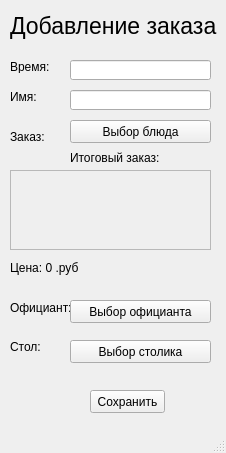
<?xml version="1.0" encoding="UTF-8"?>
<ui version="4.0">
 <class>MainWindow</class>
 <widget class="QMainWindow" name="MainWindow">
  <property name="geometry">
   <rect>
    <x>0</x>
    <y>0</y>
    <width>226</width>
    <height>453</height>
   </rect>
  </property>
  <property name="windowTitle">
   <string>MainWindow</string>
  </property>
  <widget class="QWidget" name="centralwidget">
   <widget class="QLabel" name="label_3">
    <property name="geometry">
     <rect>
      <x>10</x>
      <y>300</y>
      <width>61</width>
      <height>16</height>
     </rect>
    </property>
    <property name="text">
     <string>Официант:</string>
    </property>
   </widget>
   <widget class="QPushButton" name="pushButton_3">
    <property name="geometry">
     <rect>
      <x>90</x>
      <y>390</y>
      <width>75</width>
      <height>23</height>
     </rect>
    </property>
    <property name="text">
     <string>Сохранить</string>
    </property>
   </widget>
   <widget class="QLabel" name="label">
    <property name="geometry">
     <rect>
      <x>10</x>
      <y>10</y>
      <width>231</width>
      <height>31</height>
     </rect>
    </property>
    <property name="font">
     <font>
      <pointsize>17</pointsize>
     </font>
    </property>
    <property name="text">
     <string>Добавление заказа</string>
    </property>
   </widget>
   <widget class="QPushButton" name="pushButton">
    <property name="geometry">
     <rect>
      <x>70</x>
      <y>300</y>
      <width>141</width>
      <height>23</height>
     </rect>
    </property>
    <property name="text">
     <string>Выбор официанта</string>
    </property>
   </widget>
   <widget class="QPushButton" name="pushButton_2">
    <property name="geometry">
     <rect>
      <x>70</x>
      <y>340</y>
      <width>141</width>
      <height>23</height>
     </rect>
    </property>
    <property name="text">
     <string>Выбор столика</string>
    </property>
   </widget>
   <widget class="QLabel" name="label_4">
    <property name="geometry">
     <rect>
      <x>10</x>
      <y>340</y>
      <width>47</width>
      <height>13</height>
     </rect>
    </property>
    <property name="text">
     <string>Стол:</string>
    </property>
   </widget>
   <widget class="QLabel" name="label_2">
    <property name="geometry">
     <rect>
      <x>10</x>
      <y>60</y>
      <width>47</width>
      <height>13</height>
     </rect>
    </property>
    <property name="text">
     <string>Время:</string>
    </property>
   </widget>
   <widget class="QLineEdit" name="lineEdit">
    <property name="geometry">
     <rect>
      <x>70</x>
      <y>60</y>
      <width>141</width>
      <height>20</height>
     </rect>
    </property>
   </widget>
   <widget class="QLabel" name="label_5">
    <property name="geometry">
     <rect>
      <x>10</x>
      <y>90</y>
      <width>47</width>
      <height>13</height>
     </rect>
    </property>
    <property name="text">
     <string>Имя:</string>
    </property>
   </widget>
   <widget class="QLineEdit" name="lineEdit_2">
    <property name="geometry">
     <rect>
      <x>70</x>
      <y>90</y>
      <width>141</width>
      <height>20</height>
     </rect>
    </property>
   </widget>
   <widget class="QLabel" name="label_6">
    <property name="geometry">
     <rect>
      <x>10</x>
      <y>130</y>
      <width>47</width>
      <height>13</height>
     </rect>
    </property>
    <property name="text">
     <string>Заказ:</string>
    </property>
   </widget>
   <widget class="QPushButton" name="pushButton_4">
    <property name="geometry">
     <rect>
      <x>70</x>
      <y>120</y>
      <width>141</width>
      <height>23</height>
     </rect>
    </property>
    <property name="text">
     <string>Выбор блюда</string>
    </property>
   </widget>
   <widget class="QLabel" name="label_7">
    <property name="geometry">
     <rect>
      <x>70</x>
      <y>150</y>
      <width>101</width>
      <height>16</height>
     </rect>
    </property>
    <property name="text">
     <string>Итоговый заказ:</string>
    </property>
   </widget>
   <widget class="QScrollArea" name="scrollArea">
    <property name="geometry">
     <rect>
      <x>10</x>
      <y>170</y>
      <width>201</width>
      <height>80</height>
     </rect>
    </property>
    <property name="widgetResizable">
     <bool>true</bool>
    </property>
    <widget class="QWidget" name="scrollAreaWidgetContents">
     <property name="geometry">
      <rect>
       <x>0</x>
       <y>0</y>
       <width>199</width>
       <height>78</height>
      </rect>
     </property>
    </widget>
   </widget>
   <widget class="QLabel" name="label_8">
    <property name="geometry">
     <rect>
      <x>10</x>
      <y>260</y>
      <width>201</width>
      <height>16</height>
     </rect>
    </property>
    <property name="text">
     <string>Цена: 0 .руб</string>
    </property>
   </widget>
  </widget>
  <widget class="QMenuBar" name="menubar">
   <property name="geometry">
    <rect>
     <x>0</x>
     <y>0</y>
     <width>226</width>
     <height>21</height>
    </rect>
   </property>
  </widget>
  <widget class="QStatusBar" name="statusbar"/>
 </widget>
 <resources/>
 <connections/>
</ui>
